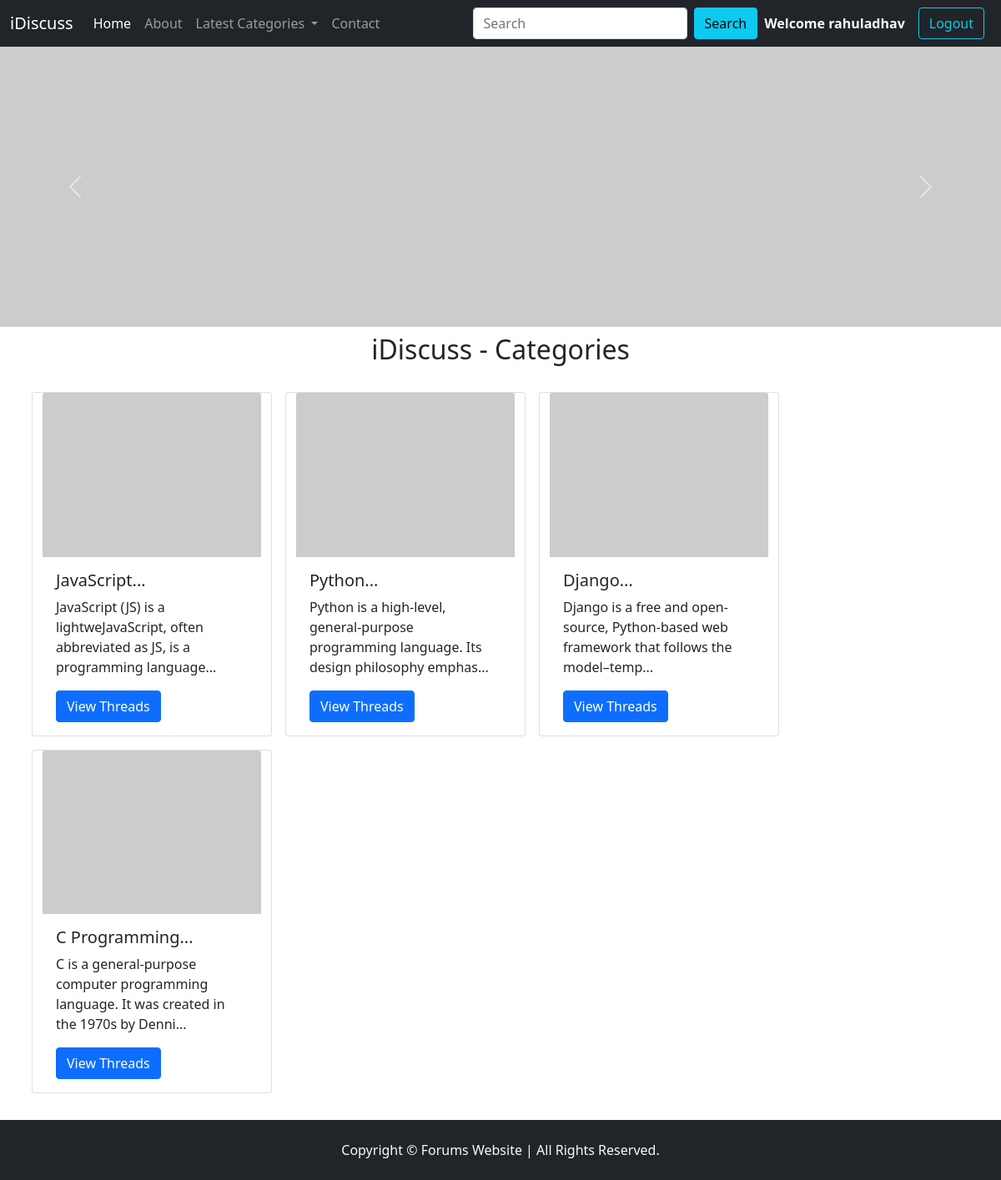
Page /index.php (signed in) on the committed database.
### tables this page shows
CREATE TABLE `categories` (
  `category_id` int(11) NOT NULL,
  `category_name` varchar(255) NOT NULL,
  `category_description` text NOT NULL,
  `dt` datetime NOT NULL DEFAULT current_timestamp()
);

### index.php (the view, shortened to what this page needs)
<!doctype html>
<html lang="en">
  <head>
    <link href="https://cdn.jsdelivr.net/npm/bootstrap@5.0.2/dist/css/bootstrap.min.css" rel="stylesheet">
    <link rel="stylesheet" href="partials/css/style.css">
  </head>
  <body>
    <?php
    include 'partials/_dbconnect.php';
    include 'partials/_header.php';
    ?>
        <div id="carouselExampleControls" class="carousel slide" data-bs-ride="carousel">
        <div class="carousel-inner">
            <div class="carousel-item active">
            <img src="https://loremflickr.com/g/2500/700/laptop,typing/all" class="d-block w-100" alt="...">
            </div>
        </div>
        <button class="carousel-control-prev" type="button" data-bs-target="#carouselExampleControls" data-bs-slide="prev">
            <span class="carousel-control-prev-icon" aria-hidden="true"></span>
        </button>
        <button class="carousel-control-next" type="button" data-bs-target="#carouselExampleControls" data-bs-slide="next">
            <span class="carousel-control-next-icon" aria-hidden="true"></span>
        </button>
        </div>
    <div class="container my-2 min-ht">
        <h2 class="text-center">iDiscuss - Categories</h2>
        <div class="row my-4">
        <?php
            $sql = "SELECT * FROM `categories`";
            $result = mysqli_query($conn, $sql);
            while($row=mysqli_fetch_assoc($result)){
                $id = $row['category_id'];
                $cat = $row['category_name'];
                $desc = $row['category_description'];
                echo '
                <div class="card mx-2 my-2" style="width: 18rem;">
                <img src="https://loremflickr.com/g/320/240/coding,'.$cat.'/all" class="card-img-top" alt="...">
                <div class="card-body">
                    <h5 class="card-title">'.substr($cat, 0, 20).'...</h5>
                    <p class="card-text">'.substr($desc, 0, 90).'...</p>
                    <a href="threadlist.php?catid='.$id.'" class="btn btn-primary">View Threads</a>
                </div>
                </div>';
            }
        ?>
        </div>
    </div>
    <?php include 'partials/_footer.php' ?>
  </body>
</html>

### partials/css/style.css (style rules this page uses)
* { margin: 0; padding: 0; }
.min-ht { min-height: 85vh; }

### rows in the picture
categories: category_name "JavaScript", category_description "JavaScript (JS) is a lightweJavaScript, often abbreviated as JS, is a programming language"
categories: category_name "Python", category_description "Python is a high-level, general-purpose programming language. Its design philosophy emphas"
categories: category_name "Django", category_description "Django is a free and open-source, Python-based web framework that follows the model–temp"
categories: category_name "C Programming", category_description "C is a general-purpose computer programming language. It was created in the 1970s by Denni"

### other values in the picture
$_SESSION['username'] "rahuladhav"
